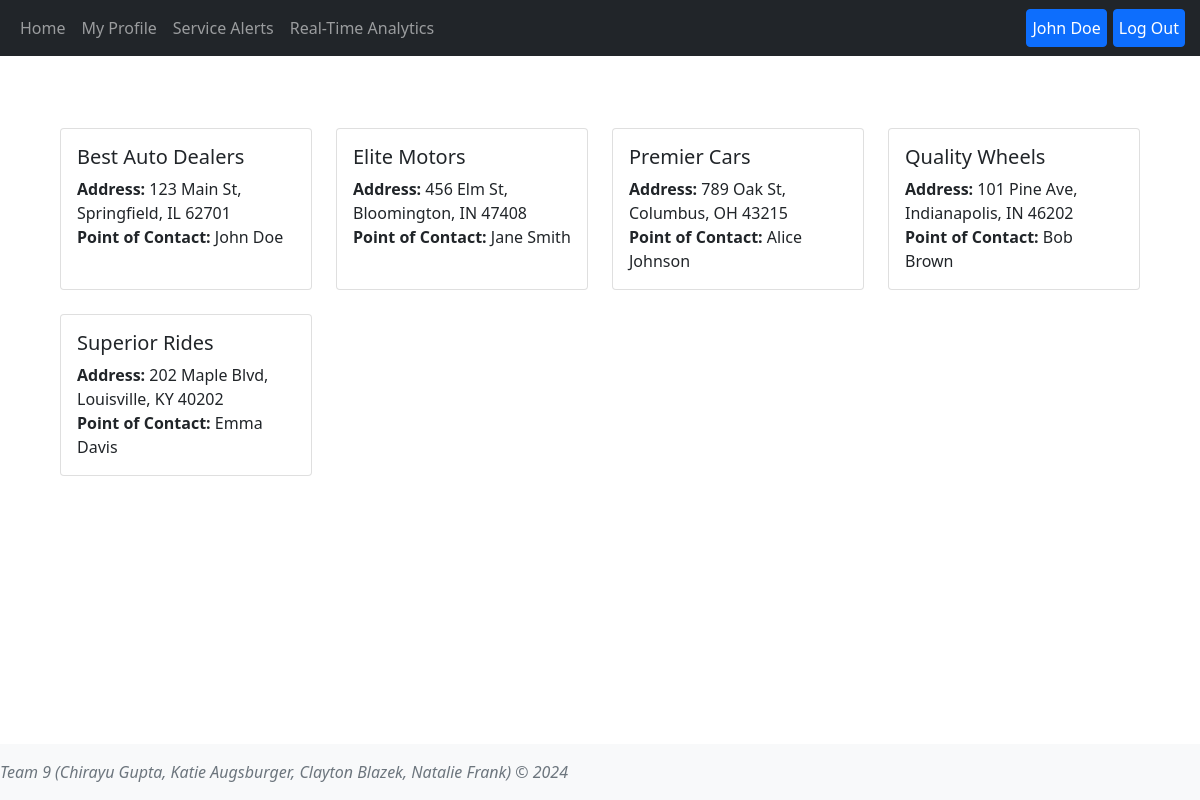
The app's page /dealers (signed in) with its own data.
### tables this page shows
CREATE TABLE Users (user_id INTEGER PRIMARY KEY AUTOINCREMENT,username TEXT NOT NULL, name TEXT NOT NULL,email TEXT NOT NULL UNIQUE,password TEXT NOT NULL,profile_image TEXT,branch TEXT);

CREATE TABLE dealers (dealer_id INTEGER PRIMARY KEY AUTOINCREMENT,name TEXT NOT NULL,poc_name TEXT NOT NULL,poc_email TEXT NOT NULL,poc_phone TEXT NOT NULL,address TEXT NOT NULL);

### app.py (the view)
@app.route('/dealers')
def dealers():
    user_id = session.get('user_id')
    user = User.getUserByID(user_id)
    dealers = Dealer.getAllDealers()
    return render_template('dealers.html', user=user, user_id=user_id, dealers = dealers)

### dealers.py (called while the page is built)
    @classmethod
    def getAllDealers(cls):
        conn = sqlite3.connect(db_path)
        cursorObj = conn.cursor()
        cursorObj.execute('SELECT dealer_id, name, poc_name, poc_email, poc_phone, address FROM dealers;')
        allRows = cursorObj.fetchall()
        ListOfDictionaries = []
        for row in allRows:
            m = {"dealer_id": row[0], 'name':row[1],"poc_name":row[2], 'poc_email': row[3], 'poc_phone':row[4], 'address':row[5]}
            ListOfDictionaries.append(m)
        if conn:
            conn.close()
        return ListOfDictionaries

### users.py (called while the page is built)
    @classmethod
    def getAllUsers(cls):
        conn = sqlite3.connect(db_path)
        cursorObj = conn.cursor()
        cursorObj.execute('SELECT user_id, username, name, email, password, profile_image, branch FROM users;')
        allRows = cursorObj.fetchall()
        ListOfDictionaries = []
        for row in allRows:
            m = {"user_id": row[0], 'username':row[1],"name":row[2], 'email': row[3], 'password':row[4], 'profile_image':row[5], 'branch':row[6]}
            ListOfDictionaries.append(m)
        if conn:
            conn.close()
        return ListOfDictionaries

    @classmethod
    def getUserByID(cls, user_id):
        users = User.getAllUsers()
        for user in users:
            if user['user_id'] == user_id:
                return user

### templates/dealers.html (shortened to what this page needs)
{% extends 'base.html' %}
{% block content%}
<main class="d-inline-flex p-5 align-items-end">
    <div class="container">
        <div class="row">
            {% for dealer in dealers %}
            <div class="col-md-3 mb-4">
                <a href="{{ url_for('dealer', dealer_id=dealer['dealer_id']) }}" class="text-decoration-none text-dark">
                <div class="card h-100">
                    <div class="card-body">
                        <h5 class="card-title">{{ dealer['name'] }}</h5>
                        <p class="card-text">
                            <strong>Address:</strong> {{ dealer['address'] }}<br>
                            <strong>Point of Contact:</strong> {{ dealer['poc_name'] }}<br>
                        </p>
                    </div>
                </div>
            </a>
            </div>
            {% endfor %}
        </div>
    </div>
</main>
{% endblock %}

### templates/base.html (shortened to what this page needs)
<!DOCTYPE html>
<html lang="en">
<head>
    <link rel="stylesheet" href="https://cdnjs.cloudflare.com/ajax/libs/font-awesome/5.15.4/css/all.min.css">
     <link href="{{url_for('static', filename='css/styles.css')}}" rel="stylesheet">
    <link href="https://cdn.jsdelivr.net/npm/bootstrap@5.1.1/dist/css/bootstrap.min.css" rel="stylesheet" />
    <header>
      <nav class="navbar navbar-expand-md navbar-dark fixed-top bg-dark">
        <div class="container-fluid">
          <div class="collapse navbar-collapse" id="navbarCollapse me-auto mb-2 mb-md-0">
            <ul class="nav navbar-nav">
              <li class="nav-item">
                <a class="nav-link" aria-current="page" href="{{url_for('index')}}">Home</a>
              </li>
              <li class="nav-item">
                <a class="nav-link "  href="{{url_for('profile')}}">My Profile</a>
              </li>
              {% if user_id %}
                <li class="nav-item">
                  <a class="nav-link" href="{{url_for('alerts')}}"> Service Alerts</a>
                </li>
                <li class="nav-item">
                  <a class="nav-link" href="{{url_for('analytics')}}"> Real-Time Analytics</a>
                </li>
              {% endif %}
            </ul>
            </div>
            <div class="collapse navbar-collapse">
              {%if user_id %}
              <ul class="nav navbar-nav ms-auto">
                {% if user['profile_image'] %}
                <li class="nav-item">
                  <a href="{{url_for('profile')}}"><img src="{{url_for('static', filename='images/'+user['profile_image'])}}" class="profile-image-b" style="position: relative;right:20px;"> </a>
                <li class="nav-item">
                  <a class="btn btn-primary" style='padding-left:5px !important;padding-right:5px !important;margin-left:3px !important;margin-right:3px !important;position:relative; top:5px;'href="{{url_for('logout')}}" onclick="return confirmLogout()"> Log Out</a>
                </li>
                  {% else %}
                <li class="nav-item">
                  <a class="btn btn-primary" style='padding-left:5px !important;padding-right:5px !important;margin-left:3px !important;margin-right:3px !important;' href="{{url_for('profile')}}"> {{user['name']}}</a>
                </li>
                <li class="nav-item">
                  <a class="btn btn-primary" style='padding-left:5px !important;padding-right:5px !important;margin-left:3px !important;margin-right:3px !important;position:relative;'href="{{url_for('logout')}}" onclick="return confirmLogout()"> Log Out</a>
                </li>
                {% endif %}
              </ul>
            {% endif %}
          </div>
          </div>
      </nav>
    </header>
</head>
<body class="d-flex flex-column">
        {% block content %} {% endblock %}
    <footer class="footer mt-auto py-3 bg-light fixed-bottom">
        <div class="container.b">
          <span class="text-muted"> <i>Team 9 (Chirayu Gupta, Katie Augsburger, Clayton Blazek, Natalie Frank) &copy; 2024 </i></span>
      </div>
      </footer>
</body>
</html>

### static/css/styles.css (style rules this page uses)
body { padding-bottom: 100px; padding-top: 30px; }
.container { margin-top:50px !important; }

### records on screen
Users: name "John Doe"
dealers: name "Best Auto Dealers", address "123 Main St, Springfield, IL 62701", poc_name "John Doe"
dealers: name "Elite Motors", address "456 Elm St, Bloomington, IN 47408", poc_name "Jane Smith"
dealers: name "Premier Cars", address "789 Oak St, Columbus, OH 43215", poc_name "Alice Johnson"
dealers: name "Quality Wheels", address "101 Pine Ave, Indianapolis, IN 46202", poc_name "Bob Brown"
dealers: name "Superior Rides", address "202 Maple Blvd, Louisville, KY 40202", poc_name "Emma Davis"
